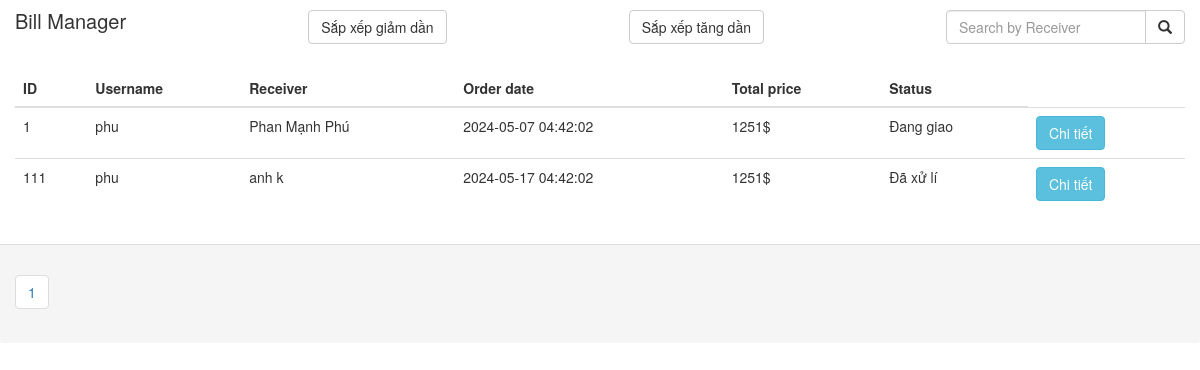
/admin/contents/sortBill1.php, run on the app's committed database.
### tables this page shows
CREATE TABLE `bill` (
  `OrderID` int(11) NOT NULL,
  `Fullname` varchar(100) NOT NULL,
  `Phone` varchar(20) NOT NULL,
  `Email` varchar(200) NOT NULL,
  `Address` varchar(200) NOT NULL,
  `Order_date` datetime NOT NULL,
  `TotalPrice` int(50) NOT NULL,
  `Username` varchar(100) NOT NULL,
  `status` int(11) NOT NULL DEFAULT 0
);

### database/dbhelper.php (called while the page is built, shortened)
<?php
function executeResult($sql){
	$conn = mysqli_connect(HOST,USERNAME,PASSWORD,DATABASE);
	$resultset = mysqli_query($conn,$sql);
	$list =[];
	while($row = mysqli_fetch_array($resultset, 1)){
		$list[] = $row;
	}
	return $list;
}

### admin/contents/sortBill1.php (the view, shortened to what this page needs)
<!doctype html>
<html>
<head>
<link rel="stylesheet" href="https://maxcdn.bootstrapcdn.com/bootstrap/3.4.1/css/bootstrap.min.css">
</head>
<body>
              <div class="panel-heading" style="display: flex;justify-content: space-between;">
                    <h3 class="panel-title" style="font-size: 20px;">Bill Manager</h3>
                    <button type="button" class="btn btn-default" onclick="sortBill()">Sắp xếp giảm dần</button>
                    <button type="button" class="btn btn-default" onclick="sortBill1()">Sắp xếp tăng dần</button>
                    <div class="input-group">
                        <input type="text" class="form-control" id="usr" placeholder="Search by Receiver" style="width: 200px;">
                        <div class="input-group-btn">
                        <button class="btn btn-default" type="button" onclick="showReceiver()">
                            <i class="glyphicon glyphicon-search"></i>
                        </button>
                        </div>
                    </div>
              </div>
              <div class="panel-body">
                    <table class="table table-hover">
                    <thead>
                            <tr>
                                <th>ID</th>
                                <th>Username</th>
                                <th>Receiver</th>
                                <th>Order date</th>
                                <th>Total price</th>
                                <th>Status</th>
                            </tr>
                        </thead>
                        <tbody id="product-container" class="user-container">
                        <?php
                                $sql = 'select * from bill ORDER BY Fullname DESC limit 0,10';
                                $ListBill = executeResult($sql);
                                foreach($ListBill as $Bill){
                                    echo '<tr>';
                                    echo '<td>'.$Bill['OrderID'].'</td>';
                                    echo '<td>'.$Bill['Username'].'</td>';
                                    echo '<td>'.$Bill['Fullname'].'</td>';
                                    echo '<td>'.$Bill['Order_date'].'</td>';
                                    echo '<td>'.$Bill['TotalPrice'].'$</td>';
                                    if ($Bill['status'] == 0) {
                                        echo '<td>Chưa xử lí</td>';
                                    } else if($Bill['status'] == 1) {
                                        echo '<td>Đã xử lí</td>';
                                    }else if($Bill['status'] == 2) {
                                        echo '<td>Đang giao</td>';
                                    }else if($Bill['status'] == 3) {
                                        echo '<td>Đã giao</td>';
                                    }
                                    echo '<td>';
                                    echo '<button type="button" class="btn btn-info" onClick=\'window.open("admin_product_add.php?productId='.$Bill['OrderID'].'","_self")\'>Chi tiết</button>';
                                    echo '</td>';
                                    echo '</tr>';
                                }
                            ?>
                        </tbody>
                    </table>
              </div>
              <div class="panel-footer">
                <ul class="pagination">
                    <?php
                        $sql = 'select count(OrderID) as number from bill';
                        $ListUser = executeResult($sql);
                        $number = 0;
                        if($ListUser!=null & count($ListUser)>0){
                            $number = $ListUser[0]['number'];
                        }
                        $pages = ceil($number/8);
                        for($i=1;$i<=$pages;$i++){
                            echo '<li onClick="paginationBill1('.$i.')"><a>'.$i.'</a></li>';
                        }
                    ?>
                </ul>
              </div>
</body>
</html>

### data on the page
bill: OrderID "1", Username "phu", Fullname "Phan Mạnh Phú", Order_date "2024-05-07 04:42:02", TotalPrice "1251", status "Đang giao"
bill: OrderID "111", Username "phu", Fullname "anh k", Order_date "2024-05-17 04:42:02", TotalPrice "1251", status "Đã xử lí"
